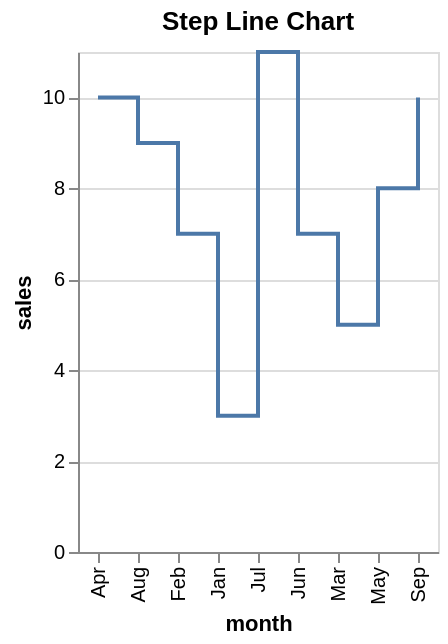

The Vega-Lite source for this figure:
### Vega-Lite specification from a JSON file in a GitHub repository (floating-point values rounded to 4 significant figures)
{"$schema": "https://vega.github.io/schema/vega-lite/v5.20.1.json", "config": {"view": {"continuousHeight": 300, "continuousWidth": 300}}, "data": {"name": "data-7236977939362759d3deb27d6bb3940b"}, "datasets": {"data-7236977939362759d3deb27d6bb3940b": [{"category": "A", "month": "Jan", "sales": 3, "value": 10}, {"category": "B", "month": "Feb", "sales": 7, "value": 15}, {"category": "C", "month": "Mar", "sales": 5, "value": 8}, {"category": "D", "month": "Apr", "sales": 10, "value": 20}, {"category": "E", "month": "May", "sales": 8, "value": 25}, {"category": "F", "month": "Jun", "sales": 7, "value": 12}, {"category": "G", "month": "Jul", "sales": 11, "value": 19}, {"category": "H", "month": "Aug", "sales": 9, "value": 21}, {"category": "I", "month": "Sep", "sales": 10, "value": 23}]}, "encoding": {"x": {"field": "month", "type": "nominal"}, "y": {"field": "sales", "type": "quantitative"}}, "height": 250, "mark": {"interpolate": "step-after", "type": "line"}, "title": "Step Line Chart", "width": "container"}
